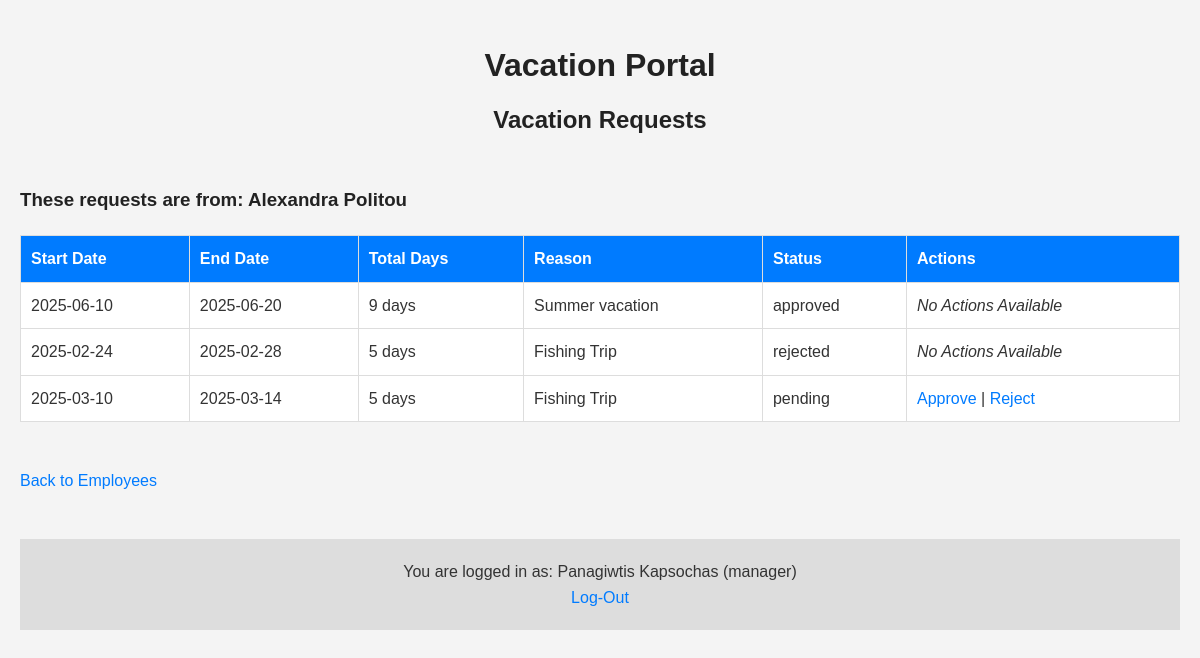
Page /manageRequestsForm.php?employee_code=1111115 (signed in) on the committed database.
### tables this page shows
CREATE TABLE `users` (
  `employee_code` int(11) NOT NULL,
  `full_name` varchar(100) NOT NULL,
  `email` varchar(100) NOT NULL,
  `password` varchar(255) NOT NULL,
  `role` enum('manager','employee') NOT NULL,
  `manager_code` int(7) NOT NULL
);

CREATE TABLE `requests` (
  `id` int(11) NOT NULL,
  `employee_code` int(11) NOT NULL,
  `full_name` varchar(100) NOT NULL,
  `start_date` date NOT NULL,
  `end_date` date NOT NULL,
  `total_days` int(11) GENERATED ALWAYS AS (to_days(`end_date`) - to_days(`start_date`) + 1) STORED,
  `reason` text NOT NULL,
  `status` enum('pending','approved','rejected') NOT NULL,
  `submitted_date` datetime DEFAULT current_timestamp(),
  `manager_code` int(7) NOT NULL
);

### middleware/utils.php (called while the page is built, shortened)
<?php
function countWeekdays($start_date, $end_date) {
    $start = new DateTime($start_date);
    $end = new DateTime($end_date);
    $interval = new DateInterval('P1D');
    $dateRange = new DatePeriod($start, $interval, $end->modify('+1 day'));
    $weekdayCount = 0;
    foreach ($dateRange as $date) {
        if ($date->format('N') < 6) {
            $weekdayCount++;
        }
    }
    return $weekdayCount;
}
?>

### public/manageRequestsForm.php (the view, shortened to what this page needs)
<?php
include __DIR__ . '/../src/config.php';
include __DIR__ . '/../middleware/utils.php';
$employee_code = $_GET['employee_code'] ?? null;
$manager_code = $_SESSION['user_employee_code'];
$stmt = $connection->prepare("SELECT full_name FROM users WHERE employee_code = ? AND manager_code = ?");
$stmt->bind_param("ii", $employee_code, $manager_code);
$stmt->execute();
$employee_result = $stmt->get_result();
$employee = $employee_result->fetch_assoc();
$employee_full_name = $employee['full_name'] ?? 'Unknown Employee';
$stmt = $connection->prepare("SELECT id, start_date, end_date, reason, status FROM requests WHERE employee_code = ? AND manager_code = ?");
$stmt->bind_param("ii", $employee_code, $manager_code);
$stmt->execute();
$result = $stmt->get_result();
?>
<!DOCTYPE html>
<html lang="en">
<head>
</head>
<body>
    <div class="main-title">
        <h1>Vacation Portal</h1>
        <h2>Vacation Requests</h2>
    </div>
    <br>
    <h3>These requests are from: <?php echo htmlspecialchars($employee_full_name); ?></h3>
    <table border="1">
        <tr>
            <th>Start Date</th>
            <th>End Date</th>
            <th>Total Days</th>
            <th>Reason</th>
            <th>Status</th>
            <th>Actions</th>
        </tr>
        <?php while ($row = $result->fetch_assoc()): ?>
        <tr>
            <td><?php echo htmlspecialchars($row['start_date']); ?></td>
            <td><?php echo htmlspecialchars($row['end_date']); ?></td>
            <td><?php echo countWeekdays($row['start_date'], $row['end_date']) . " days"; ?></td>
            <td><?php echo htmlspecialchars($row['reason']); ?></td>
            <td><?php echo htmlspecialchars($row['status']); ?></td>
            <td>
                <?php if ($row['status'] === 'pending'): ?>
                    <a href="manageRequests.php?id=<?php echo $row['id']; ?>&action=approved">Approve</a> |
                    <a href="manageRequests.php?id=<?php echo $row['id']; ?>&action=rejected">Reject</a>
                <?php else: ?>
                    <em>No Actions Available</em>
                <?php endif; ?>
            </td>
        </tr>
        <?php endwhile; ?>
    </table>
    <br>
    <a href="manageUsersForm.php">Back to Employees</a>
    <br>
    <br>
    <footer>
        <div class="logout">
            <p>You are logged in as: <?php echo $_SESSION['user_full_name'] . " (" . $_SESSION['user_role'] . ")" ?></p>
            <a href="logout.php">Log-Out</a>
        </div>
    </footer>
</body>
</html>

### rows in the picture
users: full_name "Alexandra Politou"
requests: start_date "2025-06-10", end_date "2025-06-20", countWeekdays($row['start_date'], $row['end_date']) "9", reason "Summer vacation", status "approved", shows "No Actions Available"
requests: start_date "2025-02-24", end_date "2025-02-28", countWeekdays($row['start_date'], $row['end_date']) "5", reason "Fishing Trip", status "rejected", shows "No Actions Available"
requests: start_date "2025-03-10", end_date "2025-03-14", countWeekdays($row['start_date'], $row['end_date']) "5", reason "Fishing Trip", status "pending"

### other values in the picture
$_SESSION['user_full_name'] "Panagiwtis Kapsochas"
$_SESSION['user_role'] "manager"
